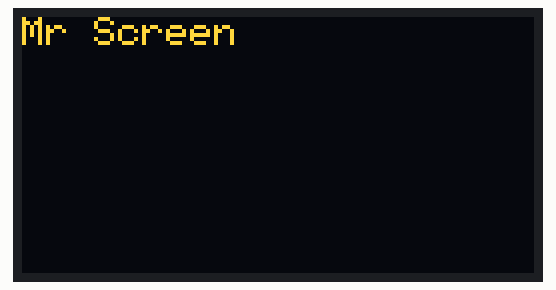
Simulated run of this sketch. Board: Arduino Uno, built with avr-gcc and run on an emulated ATmega328P. Shown: 128×64 one-colour display. The OLED is the two-colour kind (top 16 rows yellow).

Above: at 0.1 s.
At 9.8 s:
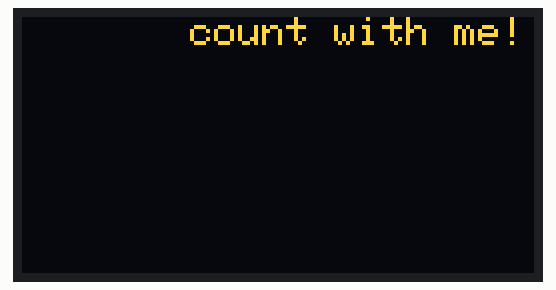
At 14.9 s:
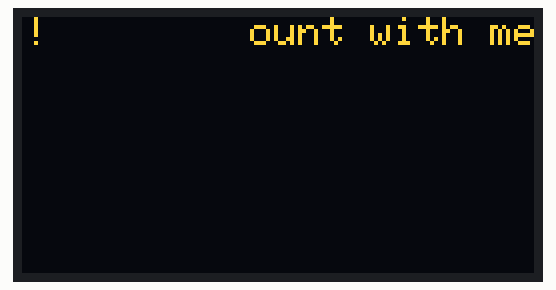
At 20.01 s:
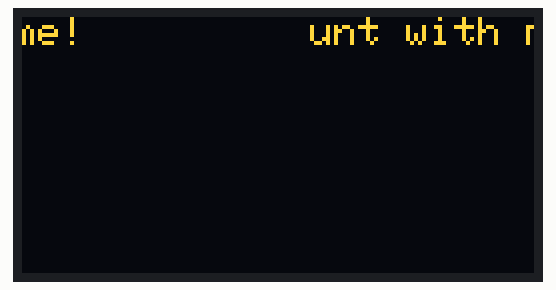
At 29.9 s:
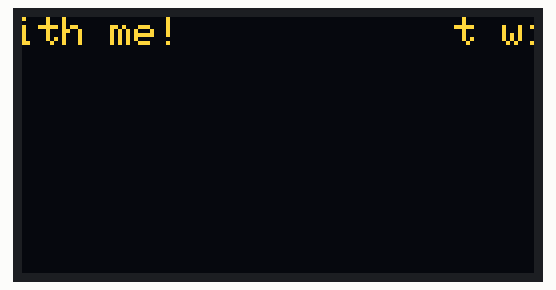
At 39.8 s:
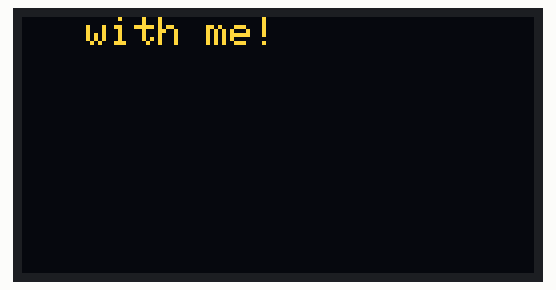

The sketch:

OledText.ino
```cpp
#include <Adafruit_GFX.h>
#include <Adafruit_SSD1306.h>

#define OLED_RESET 0  // GPIO0
Adafruit_SSD1306 OLED(OLED_RESET);

int number = 0;

void setup()   {
  OLED.begin();
  OLED.clearDisplay();

  //Add stuff into the 'display buffer'
  OLED.setTextWrap(false);
  OLED.setTextSize(1);
  OLED.setTextColor(WHITE);
  OLED.setCursor(0,0);
  OLED.println("Mr Screen");

  OLED.display(); //output 'display buffer' to screen
  OLED.startscrollleft(0x00, 0x0F); //make display scroll
}

void loop() {
  delay(5000);
  OLED.clearDisplay();
  OLED.setCursor(0,0);
  OLED.print("count with me! " +number);
  OLED.display();
  number++;
}
```
